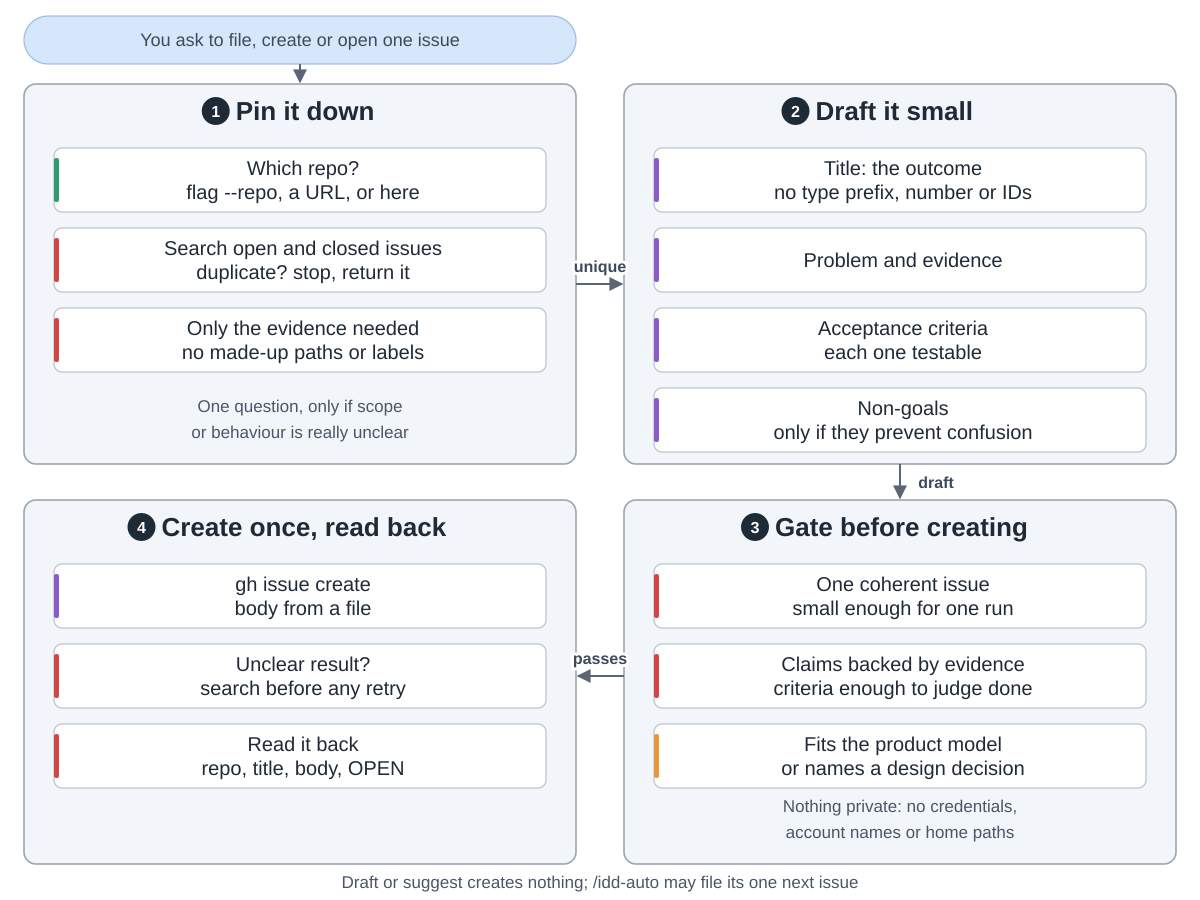

This chart was generated by the following Python code:
"""/idd-issue: file exactly one implementation-ready issue, and only when asked to.
Drawn from maximalfocus/idd-skills at commit f905928 (skills/idd-issue/SKILL.md,
skills/idd-plan/references/conventions.md N-1, CONSTITUTION.md Article 5).
Run: python3 issue.py"""
import sys
from pathlib import Path

sys.path.insert(0, str(Path(__file__).resolve().parents[2] / "tools"))
from archdiagram import Diagram  # noqa: E402

d = Diagram("idd-issue",
            "You ask to file, create or open one issue. "
            "1 Pin it down: which repository, from the flag --repo, a URL or this checkout; search open and closed issues "
            "and stop with the existing one if it is a likely duplicate; gather only the evidence needed and "
            "invent no paths or labels. Ask one question only if scope or behaviour is really unclear. "
            "2 Draft it small: a title that states the outcome, with no type prefix, number or IDs; the problem "
            "and its evidence; testable acceptance criteria; and non-goals only if they prevent confusion. "
            "3 Gate before creating: one coherent issue, small enough for one run; claims backed by evidence, "
            "with criteria enough to judge when it is done; and it fits the product model, or names a new concept "
            "or special case as a design decision. Nothing private goes in: no credentials, account names or "
            "home paths. "
            "4 Create once and read back: gh issue create with the body from a file; if the result is unclear, "
            "search before any retry; then read the issue back and check its repository, title, body and OPEN "
            "state. A request to draft or suggest creates nothing; /idd-auto may file its one next issue.")

L, R, W = 24, 624, 552
T1, H1 = 84, 380
T2, H2 = 500, 364
CW, CH, GAP = 492, 64, 16


def column(x, top, cards, gap=GAP):
    for i, (lbl, kind) in enumerate(cards):
        d.card(x + 30, top + 64 + i * (CH + gap), lbl, kind, w=CW, h=CH)


def notes(x, top, h, a, b):
    d.note(x + W / 2, top + h - 52, a)
    d.note(x + W / 2, top + h - 26, b)


d.pill(L, 16, W, 48, "You ask to file, create or open one issue")
d.arrow(f"M{L + W / 2} 64V{T1 - 2}")

d.group(L, T1, W, H1, "Pin it down", 1)
column(L, T1, [("Which repo?|flag --repo, a URL, or here", "plan"),
               ("Search open and closed issues|duplicate? stop, return it", "review"),
               ("Only the evidence needed|no made-up paths or labels", "review")])
notes(L, T1, H1, "One question, only if scope", "or behaviour is really unclear")

d.group(R, T1, W, H1, "Draft it small", 2)
column(R, T1, [("Title: the outcome|no type prefix, number or IDs", "write"),
               ("Problem and evidence", "write"),
               ("Acceptance criteria|each one testable", "write"),
               ("Non-goals|only if they prevent confusion", "write")])

d.group(R, T2, W, H2, "Gate before creating", 3)
column(R, T2, [("One coherent issue|small enough for one run", "review"),
               ("Claims backed by evidence|criteria enough to judge done", "review"),
               ("Fits the product model|or names a design decision", "critic")])
notes(R, T2, H2, "Nothing private: no credentials,", "account names or home paths")

d.group(L, T2, W, H2, "Create once, read back", 4)
column(L, T2, [("gh issue create|body from a file", "write"),
               ("Unclear result?|search before any retry", "review"),
               ("Read it back|repo, title, body, OPEN", "review")])

d.arrow(f"M{L + W} {T1 + 200}H{R - 2}", label="unique", at=(600, T1 + 188))
d.arrow(f"M{R + W / 2} {T1 + H1}V{T2 - 2}", label="draft", at=(R + W / 2 + 36, T1 + H1 + 24))
d.arrow(f"M{R} {T2 + 176}H{L + W + 2}", label="passes", at=(600, T2 + 164))

d.note(600, 888, "Draft or suggest creates nothing; /idd-auto may file its one next issue")

d.save(Path(__file__).with_name("issue.svg"))
